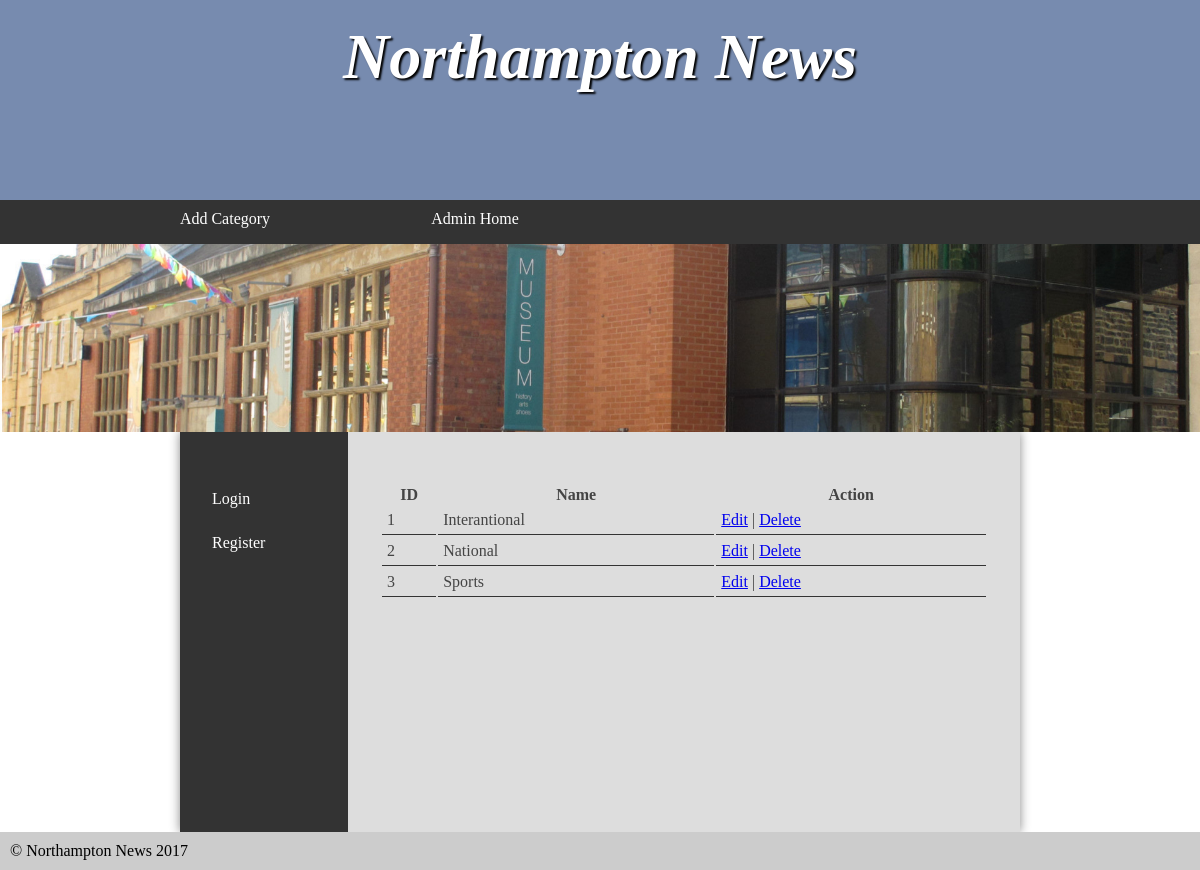
The page /assignment/adminCategories.php on the database its author committed.
### tables this page shows
CREATE TABLE `category` (
  `id` int NOT NULL AUTO_INCREMENT,
  `name` varchar(100) NOT NULL,
  PRIMARY KEY (`id`)
);

### assignment/adminCategories.php (the view, shortened to what this page needs)
<?php
include 'connection.php';
$dbs = "SELECT * FROM category";
$fetchResult = $connects->query($dbs);
?>
<!DOCTYPE html>
<html>
	<head>
		<link rel="stylesheet" href="styles.css"/>
	</head>
	<body>
		<header>
			<section>
				<h1>Northampton News</h1>
			</section>
		</header>
		<nav>
			<ul>
				<li><a href="addCategory.php">Add Category</a></li>
				<li><a href="adminPage.php">Admin Home</a></li>
			</ul>
		</nav>
		<img src="images/banners/1.jpg">
		<main>
			<nav>
				<ul>
					<?php if(isset($_SESSION['email'])) { ?>
						<li><a href="logout.php">Logout</a></li>
					<?php } else { ?>
						<li><a href="login.php">Login</a></li>
						<li><a href="register.php">Register</a></li>
					<?php } ?>
				</ul>
			</nav>
			<article>
                    <table>
                    <thead>
                        <tr>
                        <th>ID</th>
                        <th>Name</th>
                        <th>Action</th>
                        </tr>
                    </thead>
                    <tbody>
                        <?php
                        while ($row = $fetchResult->fetch(PDO::FETCH_ASSOC)) {
                            echo "<tr>";
                            echo "<td>" . $row['id'] . "</td>";
                            echo "<td>" . $row['name'] . "</td>";
                            echo "<td><a href='editCategory.php?id=" . $row['id'] . "'>Edit</a> | <a href='deleteCategory.php?id=" . $row['id'] . "'>Delete</a></td>";
                            echo "</tr>";
                        }
                        ?>
                    </tbody>
                    </table>
			</article>
		</main>
		<footer>
			&copy; Northampton News 2017
		</footer>
	</body>
</html>

### assignment/styles.css (style rules this page uses)
* { margin: 0; padding: 0; }
html { font-family: 'Oxygen-Regular', times, verdana, sans-serif; }
body { background-color: #fff; }
header { background-color: #778baf ; color: white; height: 200px; }
nav { width: 100%; background-color: #333; overflow: auto; }
nav ul { width: 1000px; margin: auto; display: block; list-style-type: none; }
nav ul li { width: 25%; float: left; overflow: auto; text-align: center; }
nav a { color: white; padding-top: 10px; display: block; text-decoration: none; }
header section { display: block; }
header h1 { font-weight: bold; font-style: italic; }
h1 { font-size:4em; color: white; text-align: center; padding-top: 20px; text-shadow: 2px 2px 2px #000; }
main { min-height: 50vh; background-color: #ddd; width: 70vw; display: block; margin: auto; box-shadow: 0px 0px 10px #888; color:#444; }
p, li, h2 { margin-bottom: 1em; }
footer { background-color: #ccc; padding: 10px; }
table { width: 100%; margin-top: 20px; }
td { padding: 5px; border-bottom: 1px solid #333; }
ul { margin-left: 2em; }
body > img { display: block; width: 100%; }
main { display: table; }
main > article { display: table-cell; padding: 2em; }
main > nav { display: table-cell; width: 20%; padding: 2em; }
main > nav li { float: none; width: auto; text-align: left; }
main > nav ul { width: auto; }

### rows shown on the page
category: id "1", name "Interantional"
category: id "2", name "National"
category: id "3", name "Sports"
